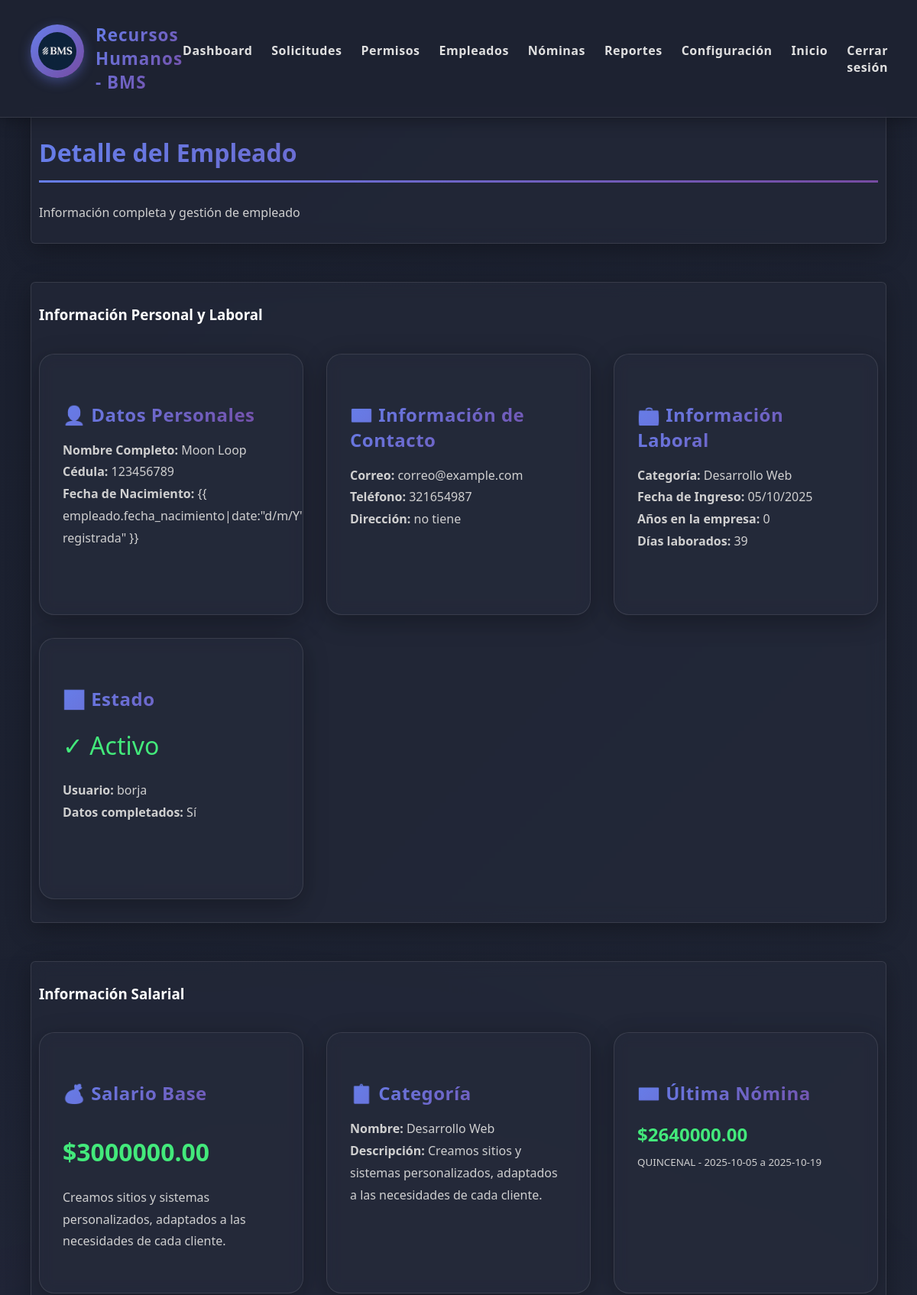
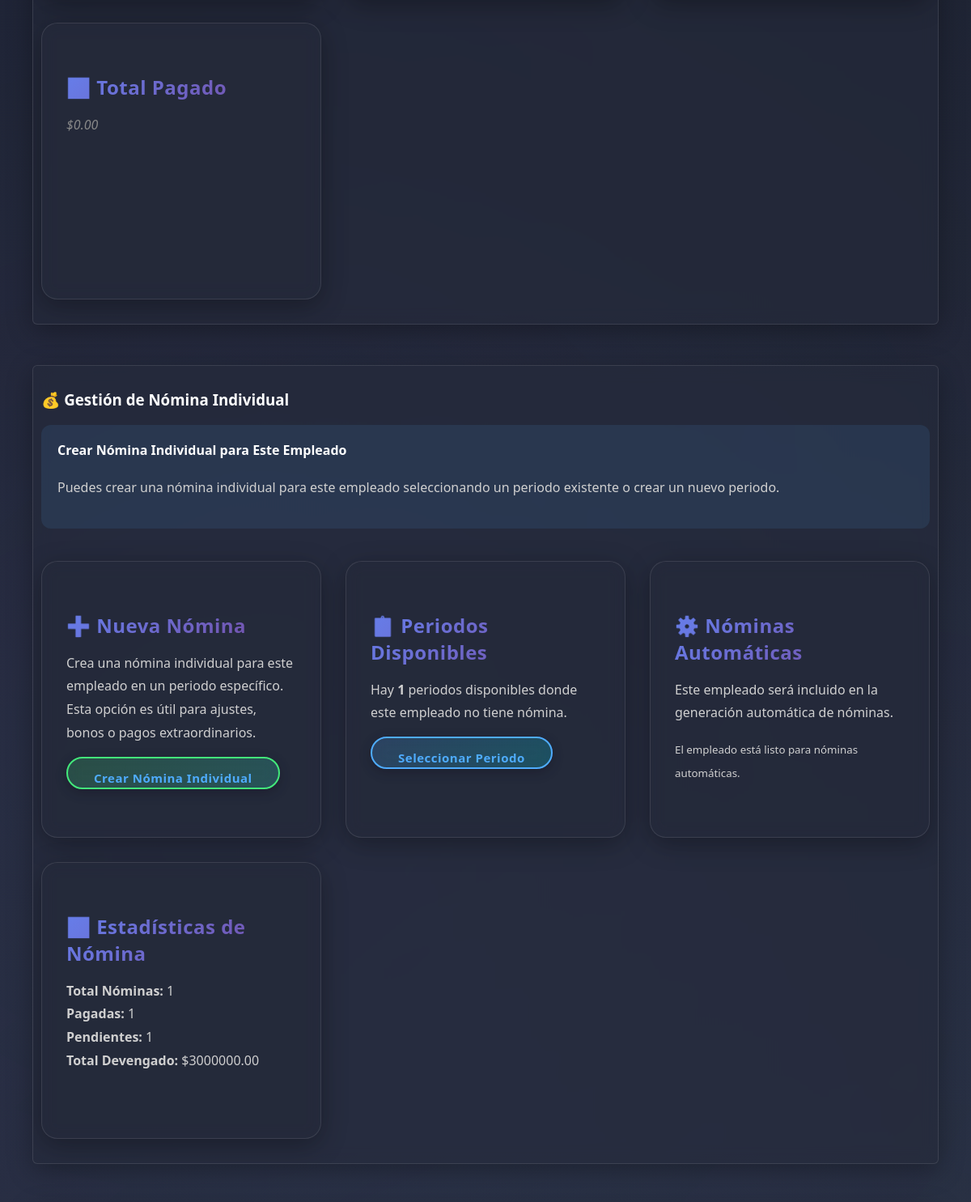
Screenshot of /rrhh/empleados/1/ (signed in, upper part) with the database file from the repository (2 pictures, top to bottom).
### core2/models.py (models this page shows, shortened)
class Empleado(models.Model):
    user = models.OneToOneField(User, on_delete=models.CASCADE, related_name='empleado')
    nombre = models.CharField(max_length=100)
    apellido = models.CharField(max_length=100)
    cedula = models.CharField(max_length=20, unique=True)
    correo = models.EmailField(unique=True)
    telefono = models.CharField(max_length=20, blank=True)
    direccion = models.CharField(max_length=200, blank=True)
    fecha_nacimiento = models.DateField(null=True, blank=True)
    fecha_ingreso = models.DateField(default=date.today)
    categoria = models.ForeignKey(Categoria, on_delete=models.SET_NULL, null=True, blank=True)
    activo = models.BooleanField(default=True)
    datos_completados = models.BooleanField(default=False)
    def dias_en_empresa(self):
        if self.fecha_ingreso:
            return (date.today() - self.fecha_ingreso).days
        return 0
    def anos_en_empresa(self):
        return self.dias_en_empresa() // 365

class Nomina(models.Model):
    empleado = models.ForeignKey(Empleado, on_delete=models.CASCADE, related_name='nominas')
    periodo = models.ForeignKey(PeriodoNomina, on_delete=models.CASCADE, related_name='nominas')
    salario_base = models.DecimalField(max_digits=10, decimal_places=2)
    bonificaciones = models.DecimalField(max_digits=10, decimal_places=2, default=0)
    deducciones = models.DecimalField(max_digits=10, decimal_places=2, default=0)
    horas_extra = models.DecimalField(max_digits=5, decimal_places=2, default=0)
    valor_hora_extra = models.DecimalField(max_digits=10, decimal_places=2, default=0)
    total_devengado = models.DecimalField(max_digits=10, decimal_places=2)
    total_deducciones = models.DecimalField(max_digits=10, decimal_places=2)
    neto_pagar = models.DecimalField(max_digits=10, decimal_places=2)
    fecha_generacion = models.DateTimeField(auto_now_add=True)
    pagado = models.BooleanField(default=False)
    class Meta:
        ordering = ['-periodo__fecha_inicio']
        unique_together = ['empleado', 'periodo']

class PeriodoNomina(models.Model):
    TIPO_PERIODO = [
        ('QUINCENAL', 'Quincenal'),
        ('MENSUAL', 'Mensual'),
    ]
    tipo = models.CharField(max_length=20, choices=TIPO_PERIODO, default='QUINCENAL')
    fecha_inicio = models.DateField()
    fecha_fin = models.DateField()
    fecha_pago = models.DateField()
    cerrado = models.BooleanField(default=False)
    class Meta:
        ordering = ['-fecha_inicio']
    def __str__(self):
        return f"{self.tipo} - {self.fecha_inicio} a {self.fecha_fin}"

### core1/models.py (models this page shows, shortened)
class Categoria(models.Model):
    id = models.AutoField(primary_key=True)
    nombre = models.CharField(max_length=100, unique=True)
    descripcion = models.TextField(blank=True)
    salario_base = models.DecimalField(max_digits=10, decimal_places=2)

### core3/views.py (the view)
# urls.py: path('empleados/<int:empleado_id>/', views.detalle_empleado_rrhh, name='detalle_empleado_rrhh'),
@login_required
@user_passes_test(es_rrhh)
def detalle_empleado_rrhh(request, empleado_id):
    empleado = get_object_or_404(Empleado, id=empleado_id)
    permisos_qs = empleado.permisos.all().order_by('-fecha_solicitud')
    permisos_aprobados = permisos_qs.filter(estado='APROBADO').count()
    permisos = permisos_qs[:10]
    nominas_todas = empleado.nominas.all()
    nominas = nominas_todas[:10]  # las 10 más recientes para mostrar
    total_pagado = (
        nominas_todas.filter(pagado=True)
        .aggregate(Sum('neto_pagar'))['neto_pagar__sum'] or Decimal('0.00')
    )
    total_devengado = (
        nominas_todas.aggregate(Sum('total_devengado'))['total_devengado__sum'] or Decimal('0.00')
    )
    nominas_pendientes = nominas_todas.filter(pagado=False).count()
    periodos_con_nomina = nominas_todas.values_list('periodo_id', flat=True)
    periodos_disponibles = list(
        PeriodoNomina.objects
        .exclude(id__in=periodos_con_nomina)
        .order_by('-fecha_inicio')[:5]
    )
    context = {
        'empleado': empleado,
        'nominas': nominas,
        'permisos': permisos,
        'total_pagado': total_pagado,
        'total_devengado': total_devengado,
        'nominas_pendientes': nominas_pendientes,
        'permisos_aprobados': permisos_aprobados,
        'periodos_disponibles': periodos_disponibles,
    }
    return render(request, 'core3/empleados/detalle.html', context)

### core2/models.py (called while the page is built)
    def dias_solicitados(self):
        return (self.fecha_fin - self.fecha_inicio).days + 1

### core3/views.py (called while the page is built)
def es_rrhh(user):
    return user.is_staff or user.is_superuser

### core3/templates/core3/empleados/detalle.html (shortened to what this page needs)
{% extends 'core3/base_rrhh.html' %}
{% load static %}
{% block content %}
<main class="main-content">
    <section class="seccion">
        <h2>Detalle del Empleado</h2>
        <p>Información completa y gestión de empleado</p>
    </section>
    <section class="seccion">
        <h3>Información Personal y Laboral</h3>
        <div class="cards-container">
            <div class="card">
                <h4 class="card-title">👤 Datos Personales</h4>
                <p class="card-content">
                    <strong>Nombre Completo:</strong> {{ empleado.nombre }} {{ empleado.apellido }}<br>
                    <strong>Cédula:</strong> {{ empleado.cedula }}<br>
                    <strong>Fecha de Nacimiento:</strong> {{ empleado.fecha_nacimiento|date:"d/m/Y"|default:"No
                    registrada" }}
                </p>
            </div>
            <div class="card">
                <h4 class="card-title">📧 Información de Contacto</h4>
                <p class="card-content">
                    <strong>Correo:</strong> {{ empleado.correo }}<br>
                    <strong>Teléfono:</strong> {{ empleado.telefono|default:"No registrado" }}<br>
                    <strong>Dirección:</strong> {{ empleado.direccion|default:"No registrada" }}
                </p>
            </div>
            <div class="card">
                <h4 class="card-title">💼 Información Laboral</h4>
                <p class="card-content">
                    <strong>Categoría:</strong> {{ empleado.categoria.nombre|default:"No asignada" }}<br>
                    <strong>Fecha de Ingreso:</strong> {{ empleado.fecha_ingreso|date:"d/m/Y" }}<br>
                    <strong>Años en la empresa:</strong> {{ empleado.anos_en_empresa }}<br>
                    <strong>Días laborados:</strong> {{ empleado.dias_en_empresa }}
                </p>
            </div>
            <div class="card">
                <h4 class="card-title">📊 Estado</h4>
                <p class="card-content">
                    {% if empleado.activo %}
                    <span style="font-size: 2rem; color: #43e97b;">✓ Activo</span>
                    {% else %}
                    <span style="font-size: 2rem; color: #f5576c;">○ Inactivo</span>
                    {% endif %}
                </p>
                <p class="card-content">
                    <strong>Usuario:</strong> {{ empleado.user.username }}<br>
                    <strong>Datos completados:</strong> {% if empleado.datos_completados %}Sí{% else %}No{% endif %}
                </p>
            </div>
        </div>
    </section>
    {% if empleado.categoria %}
    <section class="seccion">
        <h3>Información Salarial</h3>
        <div class="cards-container">
            <div class="card">
                <h4 class="card-title">💰 Salario Base</h4>
                <p class="card-content" style="font-size: 2rem; font-weight: bold; color: #43e97b;">
                    ${{ empleado.categoria.salario_base|floatformat:2 }}
                </p>
                <p class="card-content">{{ empleado.categoria.descripcion|truncatewords:30 }}</p>
            </div>
            <div class="card">
                <h4 class="card-title">📋 Categoría</h4>
                <p class="card-content">
                    <strong>Nombre:</strong> {{ empleado.categoria.nombre }}<br>
                    <strong>Descripción:</strong> {{ empleado.categoria.descripcion|truncatewords:20 }}
                </p>
            </div>
            <div class="card">
                <h4 class="card-title">💵 Última Nómina</h4>
                <p class="card-content">
                    {% if empleado.nominas.first %}
                        <strong style="color: #43e97b; font-size: 1.5rem;">
                            ${{ empleado.nominas.first.neto_pagar|floatformat:2 }}
                        </strong><br>
                        <small>{{ empleado.nominas.first.periodo }}</small>
                    {% else %}
                        <em style="color: #888;">Sin nóminas registradas</em>
                    {% endif %}
                </p>
            </div>
            <div class="card">
                <h4 class="card-title">📊 Total Pagado</h4>
                <p class="card-content">
                    {% if total_pagado %}
                        <strong style="color: #4facfe; font-size: 1.5rem;">
                            ${{ total_pagado|floatformat:2 }}
                        </strong><br>
                        <small>Total histórico</small>
                    {% else %}
                        <em style="color: #888;">$0.00</em>
                    {% endif %}
                </p>
            </div>
        </div>
    </section>
    {% endif %}
    <section class="seccion">
        <h3>💰 Gestión de Nómina Individual</h3>
        <div style="background: rgba(79, 172, 254, 0.1); padding: 20px; border-radius: 12px; margin-bottom: 20px;">
            <h4 style="margin-top: 0;">Crear Nómina Individual para Este Empleado</h4>
            <p>Puedes crear una nómina individual para este empleado seleccionando un periodo existente o crear un nuevo periodo.</p>
        </div>
        <div class="cards-container">
            <div class="card">
                <h4 class="card-title">➕ Nueva Nómina</h4>
                <p class="card-content">
                    Crea una nómina individual para este empleado en un periodo específico.
                    Esta opción es útil para ajustes, bonos o pagos extraordinarios.
                </p>
                <a href="{% url 'crear_nomina_individual' empleado.id %}" class="button green">
                    Crear Nómina Individual
                </a>
            </div>
            <div class="card">
                <h4 class="card-title">📋 Periodos Disponibles</h4>
                <p class="card-content">
                    {% if periodos_disponibles %}
                        Hay <strong>{{ periodos_disponibles|length }}</strong> periodos disponibles donde este empleado no tiene nómina.
                    {% else %}
                        No hay periodos disponibles sin nómina para este empleado.
                    {% endif %}
                </p>
                {% if periodos_disponibles %}
                <a href="{% url 'seleccionar_periodo_nomina' empleado.id %}" class="button blue">
                    Seleccionar Periodo
                </a>
                {% endif %}
            </div>
            <div class="card">
                <h4 class="card-title">⚙️ Nóminas Automáticas</h4>
                <p class="card-content">
                    Este empleado {% if empleado.activo %}será{% else %}NO será{% endif %} incluido en la generación automática de nóminas.
                </p>
                <p class="card-content">
                    <small>
                        {% if not empleado.activo %}
                            Para incluir al empleado en nóminas automáticas, primero debes activarlo.
                        {% elif not empleado.categoria %}
                            Para incluir al empleado en nóminas automáticas, asigna una categoría.
                        {% else %}
                            El empleado está listo para nóminas automáticas.
                        {% endif %}
                    </small>
                </p>
            </div>
            <div class="card">
                <h4 class="card-title">📊 Estadísticas de Nómina</h4>
                <p class="card-content">
                    <strong>Total Nóminas:</strong> {{ empleado.nominas.count }}<br>
                    <strong>Pagadas:</strong> {{ empleado.nominas.filter.count }}<br>
                    <strong>Pendientes:</strong> {{ nominas_pendientes }}<br>
                    <strong>Total Devengado:</strong> ${{ total_devengado|floatformat:2|default:"0.00" }}
                </p>
            </div>
        </div>
    </section>
</main>
{% endblock %}

### Static/CSS/style.css (style rules this page uses)
:root { --primary-gradient: linear-gradient(135deg, #667eea 0%, #764ba2 100%); --secondary-gradient: linear-gradient(135deg, #f093fb 0%, #f5576c 100%); --success-gradient: linear-gradient(135deg, #43e97b 0%, #38f9d7 100%); --info-gradient: linear-gradient(135deg, #4facfe 0%, #00f2fe 100%); --dark-bg: #1a1f2e; --card-bg: #252b3b; --sidebar-bg: rgba(30, 35, 50, 0.95); }
html { scroll-behavior: smooth; }
html, body { height: 100%; margin: 0; overflow-x: hidden; }
body { background: linear-gradient(135deg, #1a1f2e 0%, #252b3b 100%); color: #ffffff; min-height: 100%; margin: 0; font-family: 'Segoe UI', Tahoma, Geneva, Verdana, sans-serif; position: relative; }
body::before { content: ''; position: fixed; top: 0; left: 0; width: 100%; height: 100%; background-image: radial-gradient(circle at 20% 50%, rgba(120, 119, 198, 0.1) 0%, transparent 50%), radial-gradient(circle at 80% 80%, rgba(138, 180, 248, 0.1) 0%, transparent 50%); pointer-events: none; z-index: 0; }
.main-content { flex: 1; display: block; font-family: 'Segoe UI', Tahoma, Geneva, Verdana, sans-serif; margin-left: 0; padding: 40px; width: 100%; box-sizing: border-box; position: relative; z-index: 1; animation: fadeInUp 0.8s ease-out; }
.seccion { margin-bottom: 50px; background: rgba(37, 43, 59, 0.6); backdrop-filter: blur(10px); -webkit-backdrop-filter: blur(10px); padding: 40px; border-radius: 20px; box-shadow: 0 8px 32px rgba(0, 0, 0, 0.3); transition: all 0.3s ease; border: 1px solid rgba(255, 255, 255, 0.1); position: relative; overflow: hidden; }
.seccion::before { content: ''; position: absolute; top: -2px; left: -2px; right: -2px; bottom: -2px; background: linear-gradient(45deg, #667eea, #764ba2, #f093fb, #4facfe); border-radius: 20px; opacity: 0; transition: opacity 0.3s ease; z-index: -1; }
.seccion h2 { border-bottom: 3px solid transparent; border-image: linear-gradient(90deg, #667eea, #764ba2) 1; padding-bottom: 15px; margin-bottom: 25px; font-family: 'Segoe UI', Tahoma, Geneva, Verdana, sans-serif; font-size: 2rem; font-weight: 700; background: linear-gradient(135deg, #667eea 0%, #764ba2 100%); -webkit-background-clip: text; -webkit-text-fill-color: transparent; background-clip: text; }
.seccion p { line-height: 1.8; font-size: 16px; color: #d0d0d0; font-family: 'Segoe UI', Tahoma, Geneva, Verdana, sans-serif; }
main { padding-top: 100px; }

### Static/CSS/button.css (style rules this page uses)
.button { background: linear-gradient(135deg, rgba(102, 126, 234, 0.2), rgba(118, 75, 162, 0.2)); backdrop-filter: blur(10px); border: 2px solid rgba(255, 255, 255, 0.3); color: white; padding: 14px 32px; font-size: 16px; text-decoration: none; display: inline-block; text-align: center; border-radius: 50px; transition: all 0.4s cubic-bezier(0.175, 0.885, 0.32, 1.275); font-weight: 600; letter-spacing: 0.5px; position: relative; overflow: hidden; cursor: pointer; box-shadow: 0 4px 15px rgba(0, 0, 0, 0.2); }
.button::before { content: ''; position: absolute; top: 50%; left: 50%; width: 0; height: 0; border-radius: 50%; background: rgba(255, 255, 255, 0.3); transform: translate(-50%, -50%); transition: width 0.6s ease, height 0.6s ease; }
.button.green { background: linear-gradient(135deg, rgba(67, 227, 123, 0.2), rgba(56, 249, 215, 0.2)); border-color: #43e97b; }
.button.blue { background: linear-gradient(135deg, rgba(79, 172, 254, 0.2), rgba(0, 242, 254, 0.2)); border-color: #4facfe; }

### core3/templates/core3/base_rrhh.html (style rules this page uses)
.seccion { padding: 10px; border-radius: 6px; }

### rows the page displays
Empleado: nombre "Moon", apellido "Loop", cedula "123456789", correo "correo@example.com", telefono "321654987", direccion "no tiene", categoria.nombre "Desarrollo Web", fecha_ingreso "05/10/2025", anos_en_empresa "0", dias_en_empresa "39", user.username "borja", categoria.salario_base "3000000.00", categoria.descripcion "Creamos sitios y sistemas personalizados, adaptados a las necesidades de cada cliente.", nominas.first.neto_pagar "2640000.00", nominas.first.periodo "QUINCENAL - 2025-10-05 a 2025-10-19", nominas.count "1", nominas.filter.count "1"

### other values shown
{{ periodos_disponibles|length }} "1"
{{ nominas_pendientes }} "1"
{{ total_devengado|floatformat:2|default:"0.00" }} "3000000.00"
